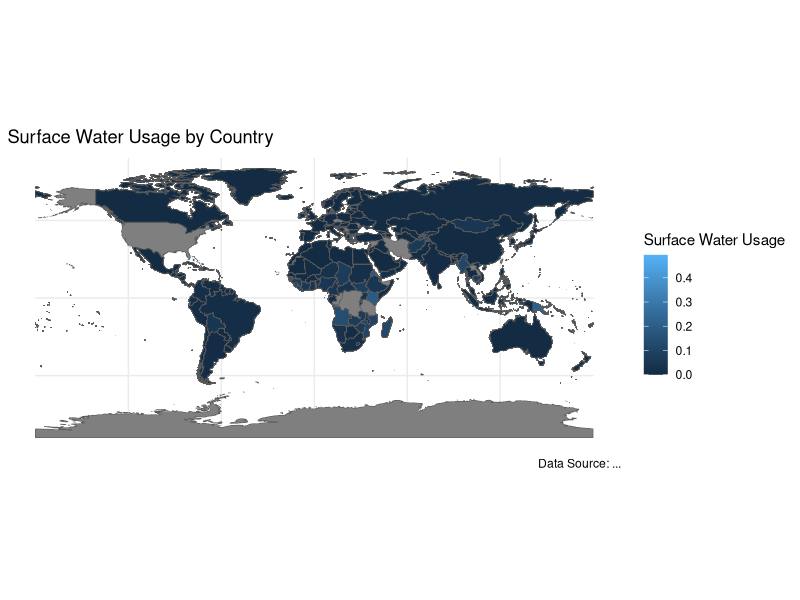
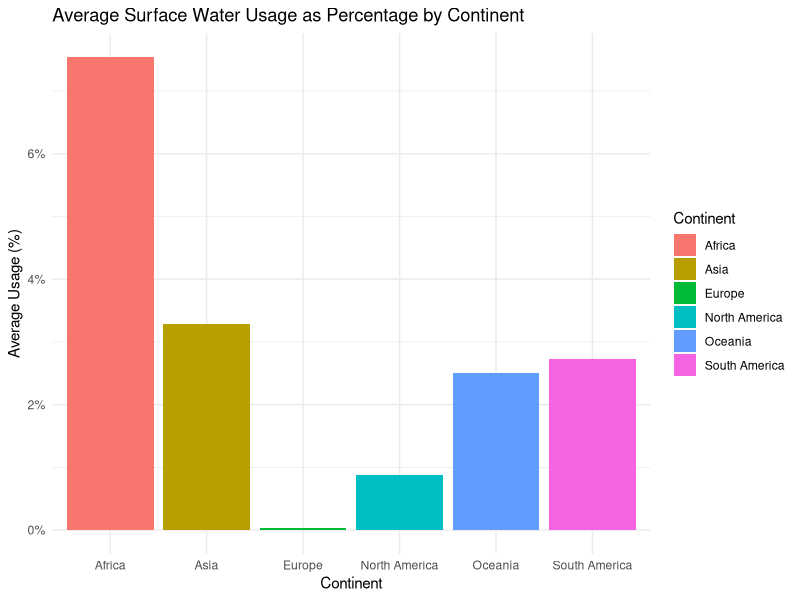
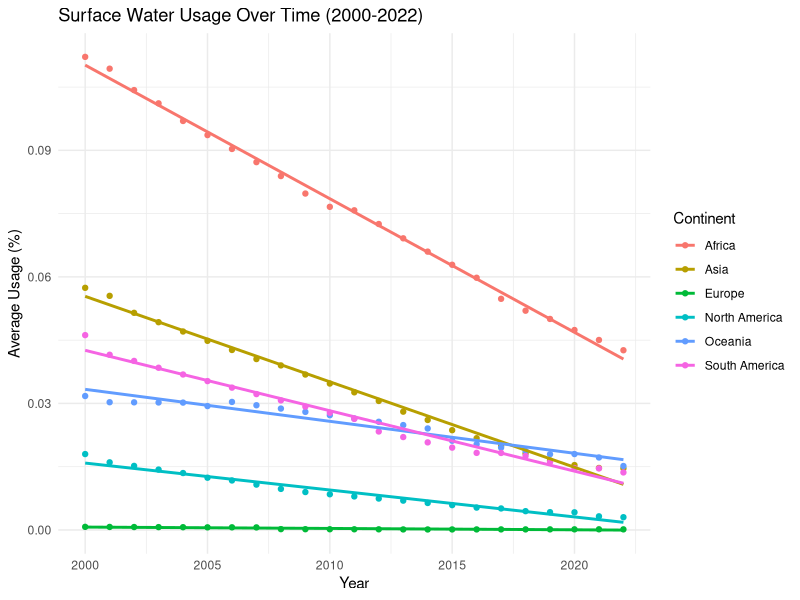
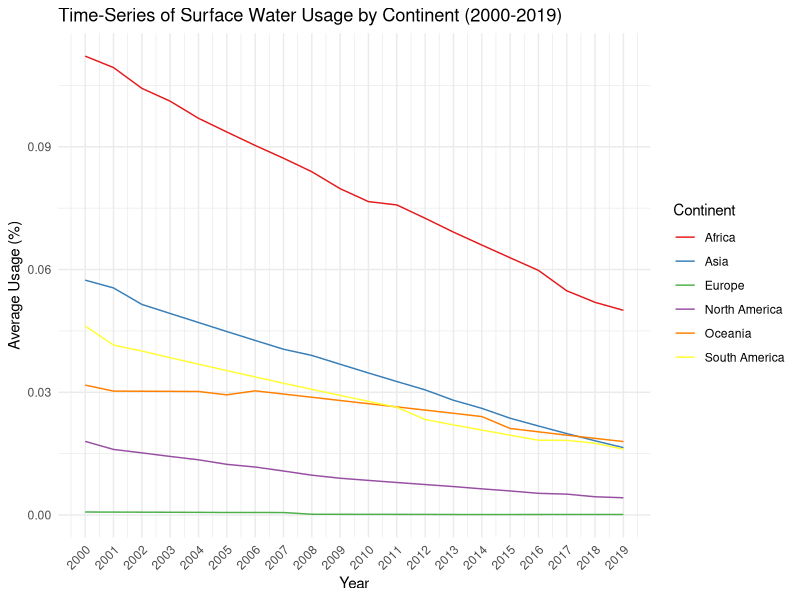

Here is the R script that generated these plots, in order:
## ---- chunk 1
library(ggplot2)
library(rnaturalearth)
library(rnaturalearthdata)
library(dplyr)
library(readr)

data <- readr::read_csv("unicef_indicator_1(1).csv") %>%
  select(year, country, continent, surface_water_usage)
world <- ne_countries(scale = "medium", returnclass = "sf")
world_data <- left_join(world, data, by = c("admin" = "country"))
ggplot(world_data) +
  geom_sf(aes(fill = surface_water_usage)) +
  theme_minimal() +
  labs(fill="Surface Water Usage", 
       title="Surface Water Usage by Country",
       caption="Data Source: ...")
## ---- chunk 2
continent_summary <- data %>%
  group_by(continent) %>%
  summarise(average_percentage = mean(surface_water_usage, na.rm = TRUE)) %>%
  ungroup()

ggplot(continent_summary, aes(x=continent, y=average_percentage, fill=continent)) +
  geom_col() +  
  theme_minimal() +
  labs(title="Average Surface Water Usage as Percentage by Continent",
       x="Continent",
       y="Average Usage (%)",
       fill="Continent") +
  scale_y_continuous(labels = scales::percent)
## ---- chunk 3
library(dplyr)
library(ggplot2)

filtered_data <- data %>%
  filter(year >= 2000 & year <= 2022) %>%
  group_by(year, continent) %>%
  summarise(average_usage = mean(surface_water_usage, na.rm = TRUE)) %>%
  ungroup()

ggplot(filtered_data, aes(x=year, y=average_usage, color=continent)) +
  geom_point() +  # Plot points
  geom_smooth(method="lm", se=FALSE) +  
  theme_minimal() +
  labs(title="Surface Water Usage Over Time (2000-2022)",
       x="Year",
       y="Average Usage (%)",
       color="Continent")
## ---- chunk 4
library(ggplot2)
library(dplyr)

filtered_data <- data %>%
  filter(year >= 2000 & year <= 2019) %>%
  group_by(year, continent) %>%
  summarise(average_usage = mean(surface_water_usage, na.rm = TRUE)) %>%
  ungroup()

ggplot(filtered_data, aes(x=year, y=average_usage, color=continent)) +
  geom_line() +  # Use line plots to show trends over time
  scale_x_continuous(breaks = seq(2000, 2019, by = 1)) +  # Customize x-axis ticks
  scale_color_brewer(palette = "Set1") +  # More distinct colors for clarity
  theme_minimal() +
  labs(title="Time-Series of Surface Water Usage by Continent (2000-2019)",
       x="Year",
       y="Average Usage (%)",
       color="Continent") +
  theme(axis.text.x = element_text(angle = 45, hjust = 1))  
